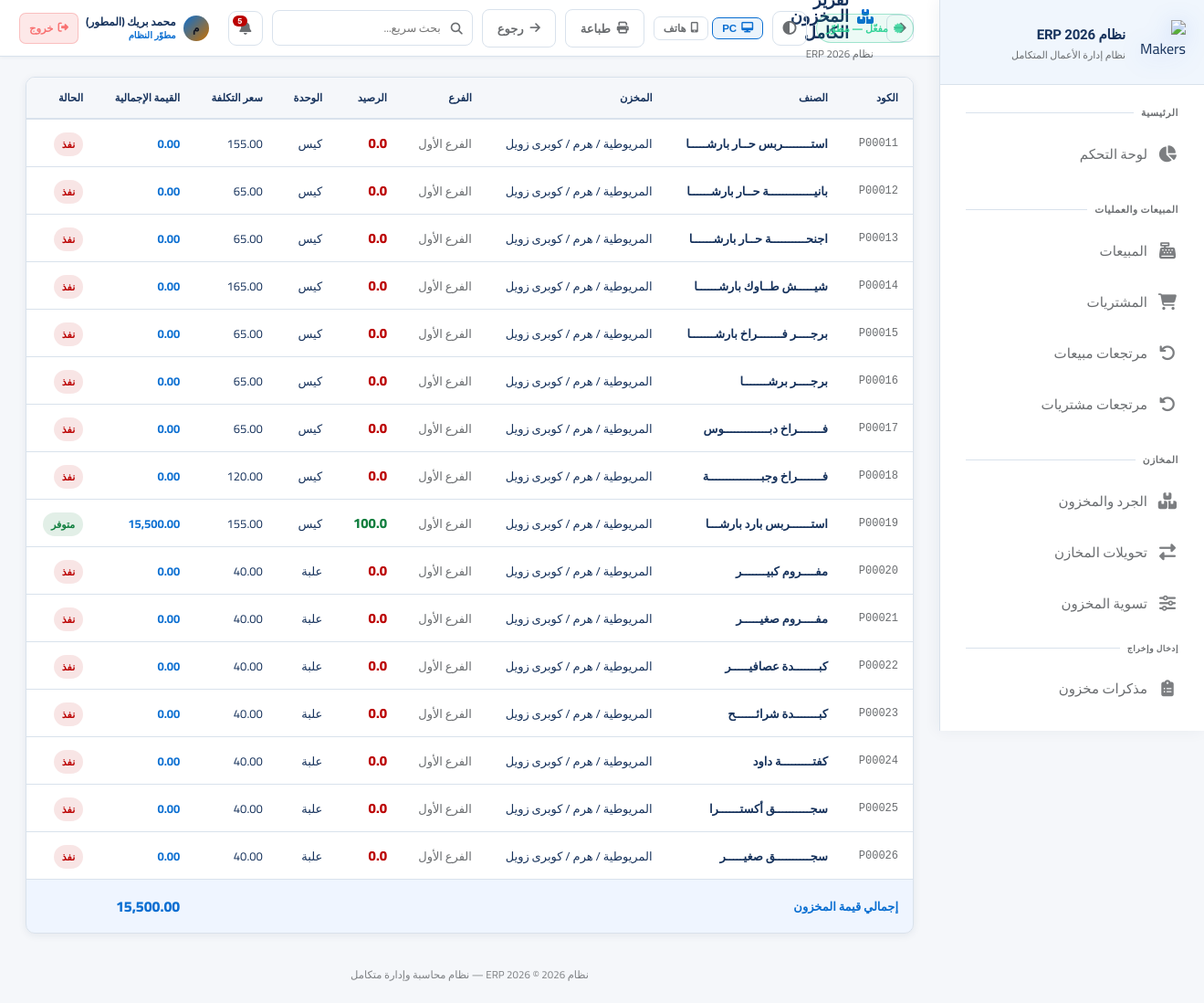
Page /reports/inventory (signed in) on the committed database.
### app.py (models this page shows, shortened)
class AppSetting(db.Model):
    id = db.Column(db.Integer, primary_key=True)
    key = db.Column(db.String(80), unique=True, nullable=False)
    value = db.Column(db.Text)

class User(UserMixin, db.Model):
    id = db.Column(db.Integer, primary_key=True)
    username = db.Column(db.String(80), unique=True, nullable=False)
    password_hash = db.Column(db.String(256))
    full_name = db.Column(db.String(120))
    role = db.Column(db.String(20), default='user')  # developer, admin, manager, user
    branch_id = db.Column(db.Integer, db.ForeignKey('branch.id'))
    is_active = db.Column(db.Boolean, default=True)
    created_at = db.Column(db.DateTime, default=datetime.utcnow)
    last_seen = db.Column(db.DateTime, nullable=True)
    last_ip = db.Column(db.String(64), nullable=True)
    last_user_agent = db.Column(db.String(256), nullable=True)
    permissions = db.Column(db.Text)  # JSON list of permission keys; empty = استخدام صلاحيات الدور

class Stock(db.Model):
    id = db.Column(db.Integer, primary_key=True)
    product_id = db.Column(db.Integer, db.ForeignKey('product.id'), nullable=False)
    warehouse_id = db.Column(db.Integer, db.ForeignKey('warehouse.id'), nullable=False)
    quantity = db.Column(db.Float, default=0)
    warehouse = db.relationship('Warehouse')
    __table_args__ = (db.UniqueConstraint('product_id', 'warehouse_id'),)

class Product(db.Model):
    id = db.Column(db.Integer, primary_key=True)
    code = db.Column(db.String(50), unique=True, nullable=False)
    name = db.Column(db.String(200), nullable=False)
    barcode = db.Column(db.String(50))
    category_id = db.Column(db.Integer, db.ForeignKey('category.id'))
    unit = db.Column(db.String(20), default='قطعة')
    cost_price = db.Column(db.Float, default=0)
    sell_price = db.Column(db.Float, default=0)
    min_stock = db.Column(db.Float, default=0)
    description = db.Column(db.Text)
    is_active = db.Column(db.Boolean, default=True)
    created_at = db.Column(db.DateTime, default=datetime.utcnow)
    stock_items = db.relationship('Stock', backref='product', lazy=True)

class Warehouse(db.Model):
    id = db.Column(db.Integer, primary_key=True)
    name = db.Column(db.String(100), nullable=False)
    branch_id = db.Column(db.Integer, db.ForeignKey('branch.id'))
    manager_id = db.Column(db.Integer, db.ForeignKey('user.id'))
    address = db.Column(db.String(200))
    is_active = db.Column(db.Boolean, default=True)
    manager = db.relationship('User', foreign_keys=[manager_id])

class Branch(db.Model):
    id = db.Column(db.Integer, primary_key=True)
    name = db.Column(db.String(100), nullable=False)
    address = db.Column(db.String(200))
    phone = db.Column(db.String(20))
    is_active = db.Column(db.Boolean, default=True)
    users = db.relationship('User', backref='branch', lazy=True)
    warehouses = db.relationship('Warehouse', backref='branch', lazy=True)

### app.py (the view)
@app.route('/reports/inventory')
@login_required
def report_inventory():
    stocks = db.session.query(Stock, Product, Warehouse).join(Product).join(Warehouse).filter(
        Product.is_active == True, Warehouse.is_active == True).all()
    return render_template('report_inventory.html', stocks=stocks)

### templates/report_inventory.html (shortened to what this page needs)
{% extends 'base.html' %}
{% set block_icon = 'fas fa-boxes' %}
{% block topbar_actions %}
<button onclick="window.print()" class="btn btn-outline"><i class="fas fa-print"></i> طباعة</button>
<a href="{{ url_for('reports') }}" class="btn btn-outline"><i class="fas fa-arrow-right"></i> رجوع</a>
{% endblock %}
{% block content %}
<div class="card"><div class="table-container"><table>
    <thead><tr><th>الكود</th><th>الصنف</th><th>المخزن</th><th>الفرع</th><th>الرصيد</th><th>الوحدة</th><th>سعر التكلفة</th><th>القيمة الإجمالية</th><th>الحالة</th></tr></thead>
    <tbody>
        {% set ns = namespace(total_val=0) %}
        {% for stock, product, warehouse in stocks %}
        {% set val = stock.quantity * product.cost_price %}
        {% set ns.total_val = ns.total_val + val %}
        <tr>
            <td style="font-family:monospace;font-size:12px;color:var(--text-muted);">{{ product.code }}</td>
            <td style="font-weight:600;">{{ product.name }}</td>
            <td>{{ warehouse.name }}</td>
            <td style="color:var(--text-muted);">{{ warehouse.branch.name if warehouse.branch else '—' }}</td>
            <td style="font-weight:800;font-size:15px;
                color:{% if stock.quantity <= 0 %}var(--danger){% elif stock.quantity <= product.min_stock and product.min_stock > 0 %}var(--warning){% else %}var(--success){% endif %};">
                {{ stock.quantity }}
            </td>
            <td>{{ product.unit }}</td>
            <td>{{ "{:,.2f}".format(product.cost_price) }}</td>
            <td style="font-weight:700;color:var(--info);">{{ "{:,.2f}".format(val) }}</td>
            <td>
                {% if stock.quantity <= 0 %}<span class="badge badge-danger">نفذ</span>
                {% elif stock.quantity <= product.min_stock and product.min_stock > 0 %}<span class="badge badge-warning">تحت الحد</span>
                {% else %}<span class="badge badge-success">متوفر</span>{% endif %}
            </td>
        </tr>
        {% else %}
        <tr><td colspan="9" style="text-align:center;padding:40px;color:var(--text-muted);">لا توجد بيانات</td></tr>
        {% endfor %}
        {% if stocks %}
        <tr style="background:rgba(59,130,246,0.08);font-weight:800;">
            <td colspan="7" style="padding:14px 16px;color:var(--info);">إجمالي قيمة المخزون</td>
            <td style="padding:14px 16px;font-size:16px;color:var(--info);">{{ "{:,.2f}".format(ns.total_val) }}</td>
            <td></td>
        </tr>
        {% endif %}
    </tbody>
</table></div></div>
{% endblock %}

### templates/base.html (shortened to what this page needs)
<!DOCTYPE html>
<html lang="ar" dir="rtl" data-theme="fiori" data-layout-default="{{ layout_max_width | default('1400px') }}">
<head>
    <link rel="stylesheet" href="https://cdnjs.cloudflare.com/ajax/libs/font-awesome/6.5.0/css/all.min.css">
    <link rel="stylesheet" href="{{ url_for('static', filename='css/style.css') }}">
</head>
<body>
<aside class="sidebar sidebar-enterprise" id="sidebar">
    <div class="sidebar-logo">
        <div class="logo-icon">
            <img src="{{ url_for('static', filename='img/logo-makers-erp-3d.png') }}" alt="Makers ERP">
        </div>
        <div class="logo-text">
            <div class="name">{{ app_brand_title | default('Silsal POS') }}</div>
            <div class="sub">نظام إدارة الأعمال المتكامل</div>
        </div>
    </div>
    <nav class="sidebar-nav" id="sidebarNav" style="display:flex;flex-direction:column;padding-bottom:8px;">
        <div class="nav-section">
            <div class="nav-label">الرئيسية</div>
            {% if can('dashboard') %}
            <a href="{{ url_for('dashboard') }}" class="nav-link {% if request.endpoint=='dashboard' %}active{% endif %}">
                <i class="fas fa-chart-pie"></i><span class="label">لوحة التحكم</span>
            </a>
            {% endif %}
        </div>
        {% if can('sales') or can('purchases') or can('returns') %}
        <div class="nav-section">
            <div class="nav-label">المبيعات والعمليات</div>
            {% if can('sales') %}
            <a href="{{ url_for('sales') }}" class="nav-link {% if 'sale' in (request.endpoint or '') and 'return' not in (request.endpoint or '') and 'report' not in (request.endpoint or '') %}active{% endif %}">
                <i class="fas fa-cash-register"></i><span class="label">المبيعات</span>
            </a>
            {% endif %}
            {% if can('purchases') %}
            <a href="{{ url_for('purchases') }}" class="nav-link {% if 'purchase' in (request.endpoint or '') and 'return' not in (request.endpoint or '') and 'report' not in (request.endpoint or '') %}active{% endif %}">
                <i class="fas fa-shopping-cart"></i><span class="label">المشتريات</span>
            </a>
            {% endif %}
            {% if can('returns') %}
            <a href="{{ url_for('sale_returns') }}" class="nav-link {% if request.endpoint in ['sale_returns','new_sale_return'] %}active{% endif %}">
                <i class="fas fa-undo"></i><span class="label">مرتجعات مبيعات</span>
            </a>
            <a href="{{ url_for('purchase_returns') }}" class="nav-link {% if request.endpoint in ['purchase_returns','new_purchase_return'] %}active{% endif %}">
                <i class="fas fa-undo-alt"></i><span class="label">مرتجعات مشتريات</span>
            </a>
            {% endif %}
        </div>
        {% endif %}
        {% if can('inventory') or can('transfers') or can('adjust_stock') %}
        <div class="nav-section">
            <div class="nav-label">المخازن</div>
            {% if can('inventory') %}
            <a href="{{ url_for('inventory') }}" class="nav-link {% if request.endpoint=='inventory' %}active{% endif %}">
                <i class="fas fa-boxes"></i><span class="label">الجرد والمخزون</span>
            </a>
            {% endif %}
            {% if can('transfers') %}
            <a href="{{ url_for('transfers') }}" class="nav-link {% if 'transfer' in (request.endpoint or '') %}active{% endif %}">
                <i class="fas fa-exchange-alt"></i><span class="label">تحويلات المخازن</span>
            </a>
            {% endif %}
            {% if can('adjust_stock') %}
            <a href="{{ url_for('adjust_stock') }}" class="nav-link {% if request.endpoint=='adjust_stock' %}active{% endif %}">
                <i class="fas fa-sliders-h"></i><span class="label">تسوية المخزون</span>
            </a>
            {% endif %}
            {% if can('inventory') %}
            <div class="nav-label" style="padding-top:10px;font-size:9px;">إدخال وإخراج</div>
            <a href="{{ url_for('inventory_memos_list') }}" class="nav-link ">
                <i class="fas fa-clipboard-list"></i><span class="label">مذكرات مخزون</span>
            </a>
            {% endif %}
        </div>
        {% endif %}
        {% if can('customers') or can('suppliers') or can('employees') %}
        <div class="nav-section">
        </div>
        {% endif %}
    </nav>
</aside>
<main class="main-content">
    <div class="topbar">
        <div style="display:flex;align-items:center;gap:14px;">
            <button type="button" onclick="history.back()" class="icon-btn" title="رجوع" style="font-size:15px;flex-shrink:0;"><i class="fas fa-arrow-right"></i></button>
            <div>
                <div class="page-title"><i class="{{ block_icon | default('fas fa-home') }}"></i>{% block page_title %}الرئيسية{% endblock %}</div>
                <div class="breadcrumb">{% block breadcrumb %}{{ app_brand_title }}{% endblock %}</div>
            </div>
        </div>
        <div class="topbar-right">
            {% if subscription_status %}
            <span class="sub-pill {% if subscription_status.kind in ('developer','permanent') %}ok{% elif subscription_status.kind in ('expired','none') %}bad{% else %}warn{% endif %}" title="حالة الاشتراك / الترخيص">
                <i class="fas fa-certificate" style="margin-left:6px;opacity:.85;"></i>{{ subscription_status.line }}
            </span>
            {% endif %}
            <button type="button" class="theme-toggle" onclick="erpToggleTheme()" title="تبديل الثيم (Fiori / فاتح / داكن)"><i class="fas fa-adjust"></i></button>
            <div class="erp-device-layout-tools" style="display:flex;align-items:center;gap:4px;flex-shrink:0;" title="وضع العرض — يُحفظ على هذا الجهاز فقط">
                <button type="button" id="btnLayoutPC" onclick="erpSetLayout('pc')" title="عرض PC"
                    style="display:flex;align-items:center;gap:5px;padding:5px 10px;border-radius:7px;font-size:11.5px;font-weight:700;
                           border:1px solid var(--border);background:transparent;color:var(--text-muted);cursor:pointer;transition:all .18s;">
                    <i class="fas fa-desktop"></i> PC
                </button>
                <button type="button" id="btnLayoutPhone" onclick="erpSetLayout('phone')" title="عرض هاتف"
                    style="display:flex;align-items:center;gap:5px;padding:5px 10px;border-radius:7px;font-size:11.5px;font-weight:700;
                           border:1px solid var(--border);background:transparent;color:var(--text-muted);cursor:pointer;transition:all .18s;">
                    <i class="fas fa-mobile-alt"></i> هاتف
                </button>
            </div>
            {% block topbar_actions %}{% endblock %}
            <div style="position:relative;" id="globalSearchWrapper">
                <div style="position:relative;">
                    <i class="fas fa-search" style="position:absolute;right:11px;top:50%;transform:translateY(-50%);color:var(--text-muted);font-size:13px;pointer-events:none;"></i>
                    <input type="text" id="globalSearchInput" placeholder="بحث سريع..." autocomplete="off"
                        style="width:220px;padding:7px 34px 7px 12px;background:rgba(255,255,255,.04);border:1px solid var(--border);
                               border-radius:8px;color:var(--text);font-family:Cairo,sans-serif;font-size:12.5px;transition:all .2s;"
                        onfocus="this.style.borderColor='var(--accent)';this.style.width='280px'"
                        onblur="setTimeout(()=>{this.style.borderColor='';this.style.width='220px';closeGlobalSearch()},200)">
                </div>
            </div>
            <div style="position:relative;" id="notifWrapper">
                <button class="notif-btn" onclick="toggleNotif()" title="الإشعارات">
                    <i class="fas fa-bell"></i>
                    <span class="notif-count" id="notifCount"></span>
                </button>
            </div>
            <div style="display:flex;align-items:center;gap:8px;padding:4px 10px;border-radius:10px;
                        background:rgba(255,255,255,.05);border:1px solid rgba(255,255,255,.09);
                        backdrop-filter:blur(12px);-webkit-backdrop-filter:blur(12px);flex-shrink:0;">
                <div style="width:28px;height:28px;border-radius:50%;background:linear-gradient(135deg,var(--accent),#c97000);
                            display:flex;align-items:center;justify-content:center;font-size:12px;font-weight:800;color:#0f1422;flex-shrink:0;">
                    {{ (current_user.full_name or current_user.username)[0] }}
                </div>
                <div style="line-height:1.3;min-width:0;">
                    <div style="font-size:12px;font-weight:700;color:var(--text);white-space:nowrap;overflow:hidden;text-overflow:ellipsis;max-width:100px;">
                        {{ current_user.full_name or current_user.username }}
                    </div>
                    <div style="font-size:10px;color:var(--accent);font-weight:600;">
                        {% if current_user.role=='developer' %}مطوّر النظام
                        {% elif current_user.role=='admin' %}مدير النظام
                        {% elif current_user.role=='manager' %}مشرف
                        {% else %}مستخدم{% endif %}
                    </div>
                </div>
                <a href="{{ url_for('logout') }}" title="تسجيل الخروج"
                   style="display:flex;align-items:center;gap:5px;padding:5px 10px;border-radius:7px;
                          background:rgba(239,68,68,.12);border:1px solid rgba(239,68,68,.25);
                          color:#f87171;font-size:11.5px;font-weight:700;text-decoration:none;white-space:nowrap;
                          transition:all .18s;flex-shrink:0;"
                   onmouseover="this.style.background='rgba(239,68,68,.22)';this.style.borderColor='rgba(239,68,68,.5)'"
                   onmouseout="this.style.background='rgba(239,68,68,.12)';this.style.borderColor='rgba(239,68,68,.25)'">
                    <i class="fas fa-sign-out-alt"></i> خروج
                </a>
            </div>
        </div>
    </div>
    <div class="content fade-in">
        {% block content %}{% endblock %}
    </div>
    <div class="app-footer-note">{{ app_brand_title }} © 2026 — نظام محاسبة وإدارة متكامل</div>
</main>
</body>
</html>

### rows in the picture
AppSetting: value "نظام ERP 2026"
User: full_name "م", full_name "محمد بريك (المطور)"
Stock: code "P00011", name "استــــــــربس حــار بارشـــــا", name "المريوطية / هرم / كوبرى زويل", branch "الفرع الأول", quantity "0.0", unit "كيس", quantity "0.00", shows "نفذ"
Product: cost_price "155.00"
Stock: code "P00012", name "بانيـــــــــــــة حــار بارشــــــا", name "المريوطية / هرم / كوبرى زويل", branch "الفرع الأول", quantity "0.0", unit "كيس", quantity "0.00", shows "نفذ"
Product: cost_price "65.00"
Stock: code "P00013", name "اجنحــــــــــة حــار بارشــــــا", name "المريوطية / هرم / كوبرى زويل", branch "الفرع الأول", quantity "0.0", unit "كيس", quantity "0.00", shows "نفذ"
Product: cost_price "65.00"
Stock: code "P00014", name "شيـــــش طــاوك بارشــــــا", name "المريوطية / هرم / كوبرى زويل", branch "الفرع الأول", quantity "0.0", unit "كيس", quantity "0.00", shows "نفذ"
Product: cost_price "165.00"
Stock: code "P00015", name "برجــــر فـــــــراخ بارشـــــــا", name "المريوطية / هرم / كوبرى زويل", branch "الفرع الأول", quantity "0.0", unit "كيس", quantity "0.00", shows "نفذ"
Product: cost_price "65.00"
Stock: code "P00016", name "برجــــر برشـــــــا", name "المريوطية / هرم / كوبرى زويل", branch "الفرع الأول", quantity "0.0", unit "كيس", quantity "0.00", shows "نفذ"
Product: cost_price "65.00"
Stock: code "P00017", name "فـــــــراخ دبـــــــــــــوس", name "المريوطية / هرم / كوبرى زويل", branch "الفرع الأول", quantity "0.0", unit "كيس", quantity "0.00", shows "نفذ"
Product: cost_price "65.00"
Stock: code "P00018", name "فـــــــراخ وجبـــــــــــــــة", name "المريوطية / هرم / كوبرى زويل", branch "الفرع الأول", quantity "0.0", unit "كيس", quantity "0.00", shows "نفذ"
Product: cost_price "120.00"
Stock: code "P00019", name "استــــــربس بارد بارشـــا", name "المريوطية / هرم / كوبرى زويل", branch "الفرع الأول", quantity "100.0", unit "كيس", val "15,500.00", shows "متوفر"
Product: cost_price "155.00"
Stock: code "P00020", name "مفــــروم كبيـــــــر", name "المريوطية / هرم / كوبرى زويل", branch "الفرع الأول", quantity "0.0", unit "علبة", quantity "0.00", shows "نفذ"
Product: cost_price "40.00"
Stock: code "P00021", name "مفــــروم صغيـــــر", name "المريوطية / هرم / كوبرى زويل", branch "الفرع الأول", quantity "0.0", unit "علبة", quantity "0.00", shows "نفذ"
Product: cost_price "40.00"
Stock: code "P00022", name "كبـــــــدة عصافيـــــر", name "المريوطية / هرم / كوبرى زويل", branch "الفرع الأول", quantity "0.0", unit "علبة", quantity "0.00", shows "نفذ"
Product: cost_price "40.00"
Stock: code "P00023", name "كبـــــــدة شرائــــــح", name "المريوطية / هرم / كوبرى زويل", branch "الفرع الأول", quantity "0.0", unit "علبة", quantity "0.00", shows "نفذ"
Product: cost_price "40.00"
Stock: code "P00024", name "كفتـــــــــة داود", name "المريوطية / هرم / كوبرى زويل", branch "الفرع الأول", quantity "0.0", unit "علبة", quantity "0.00", shows "نفذ"
Product: cost_price "40.00"
Stock: code "P00025", name "سجــــــــــق أكستــــــرا", name "المريوطية / هرم / كوبرى زويل", branch "الفرع الأول", quantity "0.0", unit "علبة", quantity "0.00", shows "نفذ"
Product: cost_price "40.00"
Stock: code "P00026", name "سجــــــــــق صغيـــــر", name "المريوطية / هرم / كوبرى زويل", branch "الفرع الأول", quantity "0.0", unit "علبة", quantity "0.00", shows "نفذ"
Product: cost_price "40.00"

### other values in the picture
{{ subscription_status.line }} "مفعّل — مطوّر"
{{ "{:,.2f}".format(ns.total_val) }} "15,500.00"
